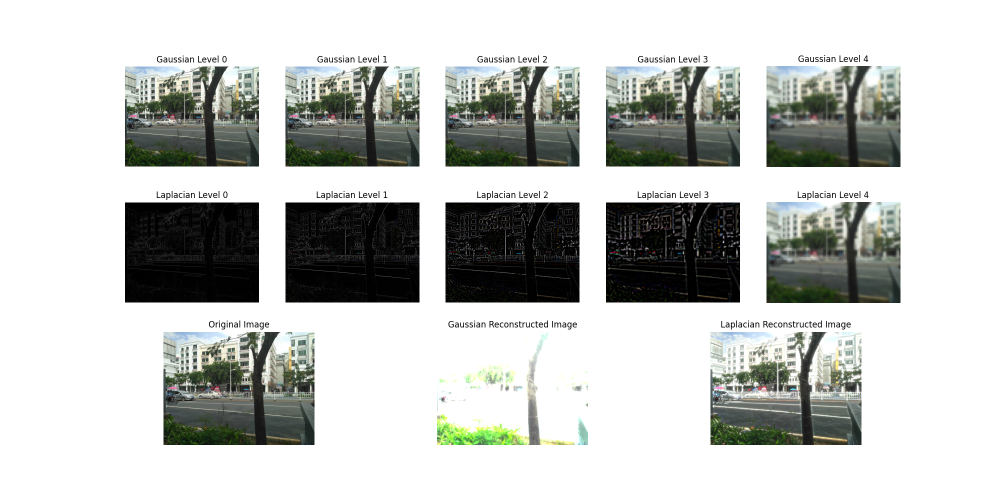
#> input picture laplacian&gaussian_pyramid.png, 2000 x 1000 px, given in place of the camera (shown at 1/2 size)
$ python camera_evm_gau.py
#> lines starting #> are read from the running program, lines starting #| are printed output that depends on the picture
import cv2
import numpy as np
import copy
import time

def build_gaussian_pyramid(image, levels):
    gaussian_pyramid = [image]
    for i in range(levels - 1):
        image = cv2.pyrDown(image)
        gaussian_pyramid.insert(0, image)
    return gaussian_pyramid

alpha = 10
lambda_c = 10
r1 = 0.5
r2 = 0.05
chromAttenuation = 0.1
nlevels = 8

cap = cv2.VideoCapture(0)
if not cap.isOpened():
    print("无法打开摄像头")
    exit()

# 初始化
ret, frame = cap.read()
#> frame is the input picture: shape (1000, 2000, 3); mean B, G, R 193.6, 196.5, 194.6
if not ret:
    print("无法接收帧 (stream end?). Exiting ...")
    cap.release()
    exit()

# 直接转换为YCrCb并归一化
frame_ycrcb = cv2.cvtColor(frame, cv2.COLOR_BGR2YCrCb).astype(np.float32) / 255.0
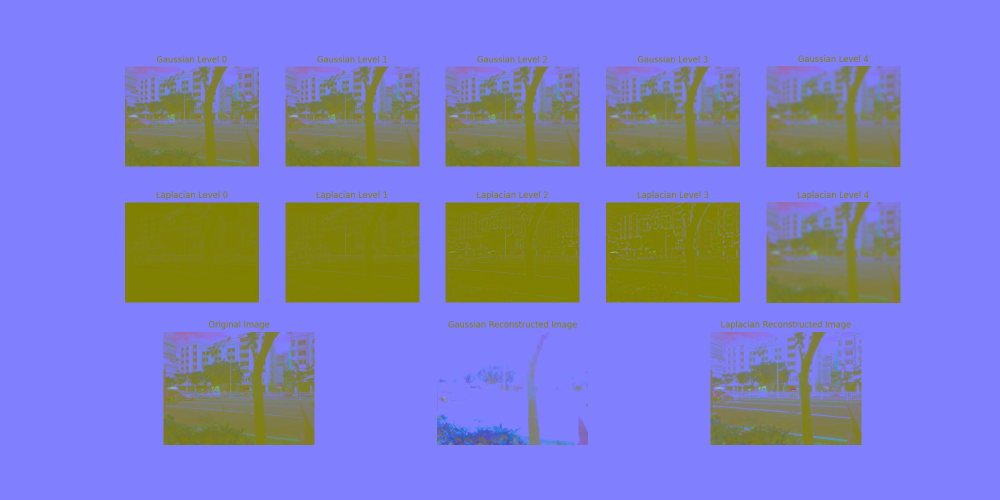
#> frame_ycrcb: shape (1000, 2000, 3) float32 (shown at 1/2 size); mean B, G, R 0.767, 0.498, 0.497
frame_y = frame_ycrcb[:, :, 0]
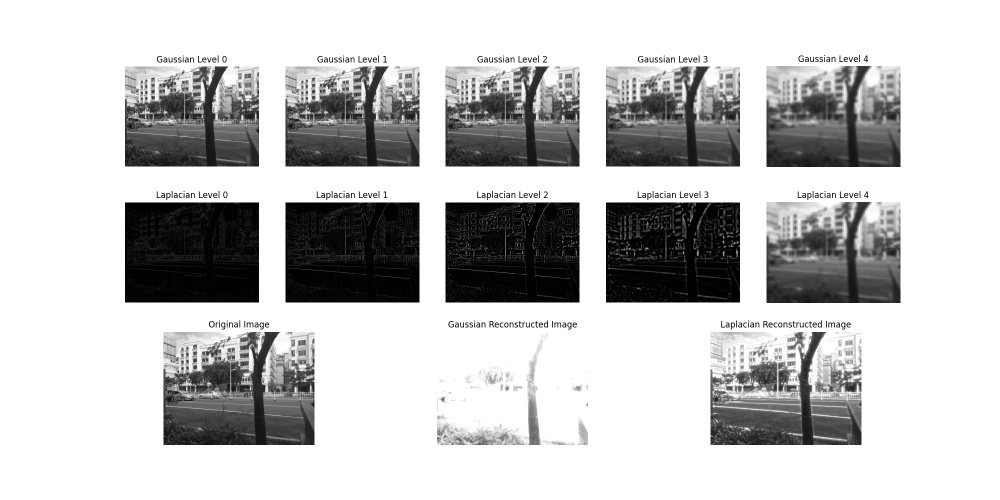
#> frame_y: shape (1000, 2000) float32 (shown at 1/2 size); min 0, max 1, mean 0.767
pyr = build_gaussian_pyramid(frame_y, levels=nlevels)
#> the loop in build_gaussian_pyramid, `for i in range(levels - 1):` made 7 passes
#> pass 3, in build_gaussian_pyramid, `image = cv2.pyrDown(image)`:
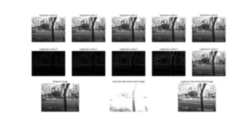
#> image: shape (125, 250) float32; min 0.000366, max 1, mean 0.767
#> after the loop in build_gaussian_pyramid, `for i in range(levels - 1):`: gaussian_pyramid = 8 items
#> pyr = 8 items
lowpass1 = copy.deepcopy(pyr)
#> lowpass1 = 8 items
lowpass2 = copy.deepcopy(pyr)
#> lowpass2 = 8 items

while True:
    ret, frame = cap.read()
    if not ret:
        print("无法接收帧 (stream end?). Exiting ...")
        break

    cv2.imshow('Original Camera', frame)

    start_time = time.time()

    # 颜色空间转换和归一化合并处理
    frame_ycrcb = cv2.cvtColor(frame, cv2.COLOR_BGR2YCrCb).astype(np.float32) / 255.0
    frame_y = frame_ycrcb[:, :, 0]
    pyr = build_gaussian_pyramid(frame_y, levels=nlevels)

    # 时域滤波（原地操作优化）
    for i in range(nlevels):
        cv2.addWeighted(lowpass1[i], 1 - r1, pyr[i], r1, 0, dst=lowpass1[i])
        cv2.addWeighted(lowpass2[i], 1 - r2, pyr[i], r2, 0, dst=lowpass2[i])

    filtered = [lp1 - lp2 for lp1, lp2 in zip(lowpass1, lowpass2)]
#> filtered = 8 items

    # 空间频率放大（预计算参数优化）
    delta = lambda_c / 8 / (1 + alpha)
    exaggeration_factor = 2
    lambda_ = (frame.shape[0]**2 + frame.shape[1]**2)**0.5 / 3
#> lambda_ = 745.4

    for l in range(nlevels):
        if l == 0 or l == nlevels - 1:
            filtered[l].fill(0)
            continue

        currAlpha = (lambda_ / delta / 8 - 1) * exaggeration_factor
        print(f"Apply alpha: {currAlpha if currAlpha > alpha else alpha} to level {l} ({filtered[l].shape[1]}x{filtered[l].shape[0]})")
        if currAlpha > alpha:
            filtered[l] *= alpha
        else:
            filtered[l] *= currAlpha

        lambda_ /= 2
#> after the loop, lambda_ = 11.65

    # 金字塔重建
    upsampled = filtered[0].copy()
    for l in range(1, nlevels):
        upsampled = cv2.pyrUp(upsampled, dstsize=(filtered[l].shape[1], filtered[l].shape[0]))
        upsampled += filtered[l]
#> upsampled: shape (1000, 2000) float32; every value is 0

    # 合成并转换颜色空间
    frame_ycrcb[:, :, 0] = frame_y + upsampled
    output = cv2.cvtColor(frame_ycrcb, cv2.COLOR_YCrCb2BGR)

    # print(f"延迟: {(time.time() - start_time)*1000:.2f}ms")
    cv2.putText(output, f"Delay: {(time.time() - start_time)*1000:.2f}ms", (10, 30), cv2.FONT_HERSHEY_SIMPLEX, 1, (0, 255, 0), 2)
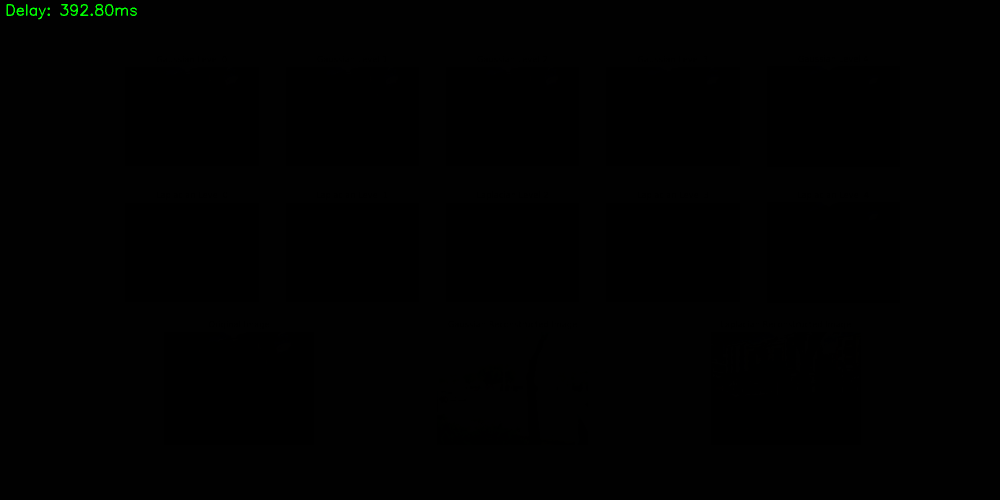
#> output: shape (1000, 2000, 3) float32 (shown at 1/2 size); mean B, G, R 0.8, 1, 0.8; drawn with min black and max white
    cv2.imshow('Amplified Camera', output)
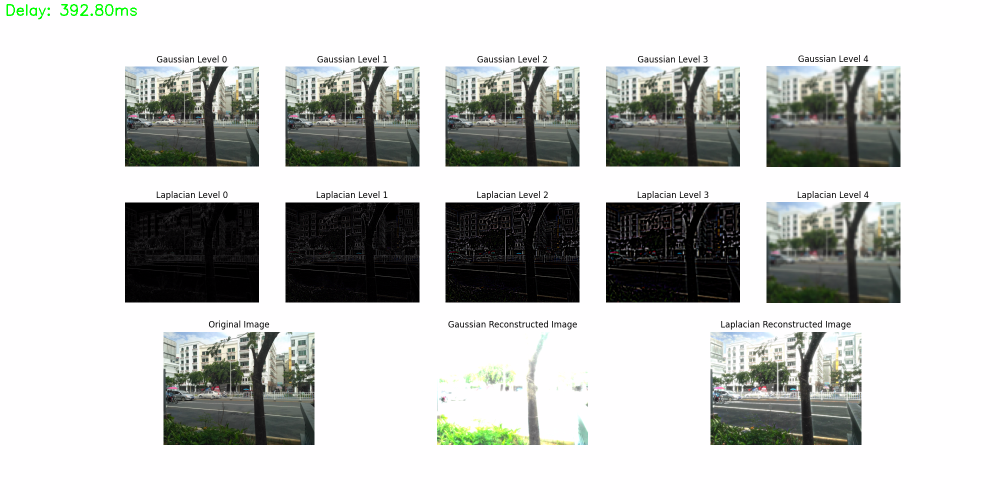
#> window 'Amplified Camera': shape (1000, 2000, 3) (shown at 1/2 size); mean B, G, R 193.5, 195.6, 194.4

    # 合成并转换颜色空间
    frame_ycrcb[:, :, 0] = upsampled
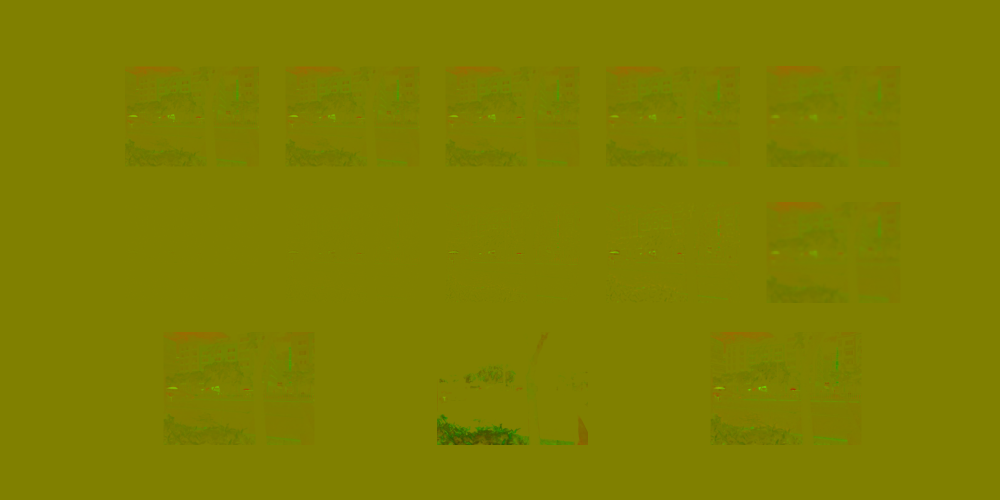
#> frame_ycrcb: shape (1000, 2000, 3) float32 (shown at 1/2 size); mean B, G, R 0, 0.498, 0.497
    displacement_output = cv2.cvtColor(frame_ycrcb, cv2.COLOR_YCrCb2BGR)
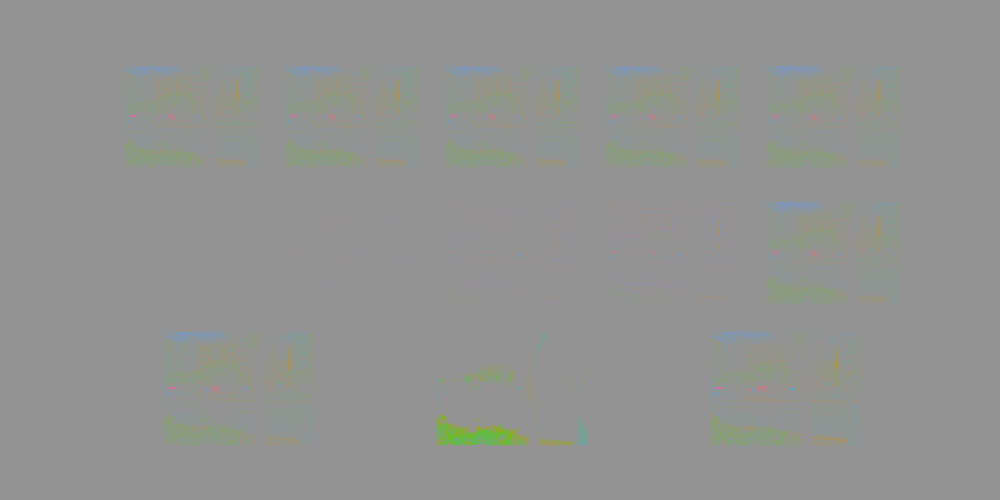
#> displacement_output: shape (1000, 2000, 3) float32 (shown at 1/2 size); mean B, G, R -0.00432, 0.00154, -0.00132; drawn with min black and max white
    cv2.imshow('Displacement', displacement_output)

    if cv2.waitKey(1) == ord('q'):
#> (key q is pressed here)
        break

cap.release()
cv2.destroyAllWindows()
